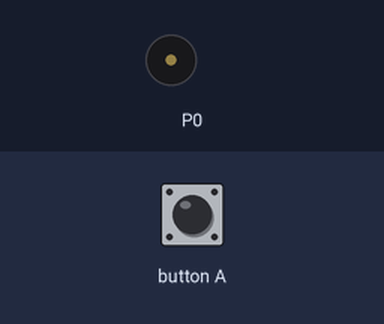
The program below on a simulated BBC micro:bit running MicroPython. Parts: buzzer (waves = sounding). The inputs (shaded band) are chosen by the test bench.

Above: at 13.2 s.
13.3 s: button A pressed for 0.15 s
At 14.4 s:
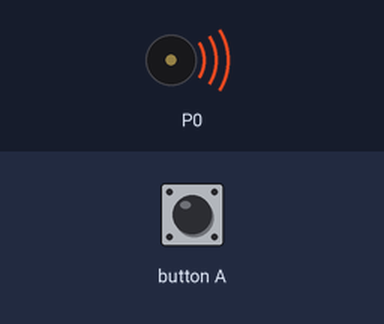
16.4 s: button A pressed for 1 s
19.5 s: button A pressed for 3.2 s
Timing chart, 0 to 30.2 s (numbered marks = the images above; inputs shaded):
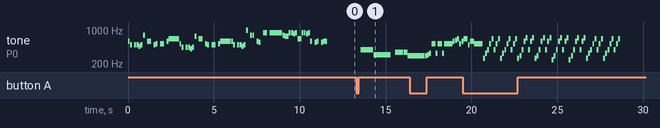

The program:

music.py
```python
from microbit import *
import music

# built-in melodies
# music.DADADADUM
# music.ENTERTAINER
# music.PRELUDE
# music.ODE
# music.NYAN
# music.RINGTONE
# music.FUNK
# music.BLUES
# music.BIRTHDAY
# music.WEDDING
# music.FUNERAL
# music.PUNCHLINE
# music.PYTHON
# music.BADDY
# music.CHASE
# music.BA_DING
# music.WAWAWAWAA
# music.JUMP_UP
# music.JUMP_DOWN
# music.POWER_UP
# music.POWER_DOWN
names = [music.DADADADUM, music.ENTERTAINER, music.PRELUDE, music.ODE, music.NYAN, music.RINGTONE, music.FUNK, music.BLUES, music.BIRTHDAY, music.WEDDING, music.FUNERAL, music.PUNCHLINE, music.PYTHON, music.BADDY, music.CHASE, music.BA_DING, music.WAWAWAWAA, music.JUMP_UP, music.JUMP_DOWN, music.POWER_UP, music.POWER_DOWN ]
i = 0
music.play(names[12])  # music.PYTHON

while True:
    if button_a.was_pressed():
        music.play(names[i])
        i += 1
        if i >= len(names):
            i = 0
```

Measured:
- after the input at 13.3 s, tone on P0: plays 392 Hz for 0.24 s, 392 Hz for 0.24 s, 392 Hz for 0.24 s, 311 Hz for 0.99 s, 349 Hz for 0.24 s, 349 Hz for 0.24 s … (8 notes in this stretch), starting after 0.25 s
